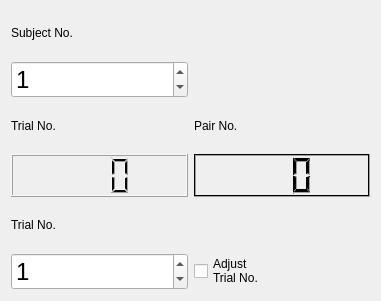
   <widget class="QWidget" name="layoutWidget">
    <property name="geometry">
     <rect>
      <x>1230</x>
      <y>670</y>
      <width>381</width>
      <height>301</height>
     </rect>
    </property>
    <layout class="QGridLayout" name="gridLayout_9">
     <item row="6" column="1">
      <widget class="QCheckBox" name="AdjustTrialNo">
       <property name="text">
        <string>Adjust
Trial No.</string>
       </property>
      </widget>
     </item>
     <item row="2" column="0">
      <widget class="QSpinBox" name="subject_no">
       <property name="font">
        <font>
         <pointsize>18</pointsize>
        </font>
       </property>
       <property name="maximum">
        <number>99</number>
       </property>
       <property name="singleStep">
        <number>1</number>
       </property>
       <property name="value">
        <number>1</number>
       </property>
      </widget>
     </item>
     <item row="3" column="0">
      <widget class="QLabel" name="label_23">
       <property name="text">
        <string>Trial No.</string>
       </property>
      </widget>
     </item>
     <item row="4" column="0">
      <widget class="QLCDNumber" name="trialNo">
       <property name="palette">
        <palette>
         <active>
          <colorrole role="Light">
           <brush brushstyle="SolidPattern">
            <color alpha="255">
             <red>0</red>
             <green>0</green>
             <blue>0</blue>
            </color>
           </brush>
          </colorrole>
          <colorrole role="BrightText">
           <brush brushstyle="SolidPattern">
            <color alpha="255">
             <red>0</red>
             <green>0</green>
             <blue>0</blue>
            </color>
           </brush>
          </colorrole>
          <colorrole role="Base">
           <brush brushstyle="SolidPattern">
            <color alpha="255">
             <red>255</red>
             <green>255</green>
             <blue>255</blue>
            </color>
           </brush>
          </colorrole>
          <colorrole role="Window">
           <brush brushstyle="SolidPattern">
            <color alpha="255">
             <red>0</red>
             <green>0</green>
             <blue>0</blue>
            </color>
           </brush>
          </colorrole>
         </active>
         <inactive>
          <colorrole role="Light">
           <brush brushstyle="SolidPattern">
            <color alpha="255">
             <red>248</red>
             <green>248</green>
             <blue>248</blue>
            </color>
           </brush>
          </colorrole>
          <colorrole role="BrightText">
           <brush brushstyle="SolidPattern">
            <color alpha="255">
             <red>0</red>
             <green>0</green>
             <blue>0</blue>
            </color>
           </brush>
          </colorrole>
          <colorrole role="Base">
           <brush brushstyle="SolidPattern">
            <color alpha="255">
             <red>255</red>
             <green>255</green>
             <blue>255</blue>
            </color>
           </brush>
          </colorrole>
          <colorrole role="Window">
           <brush brushstyle="SolidPattern">
            <color alpha="255">
             <red>0</red>
             <green>0</green>
             <blue>0</blue>
            </color>
           </brush>
          </colorrole>
         </inactive>
         <disabled>
          <colorrole role="Light">
           <brush brushstyle="SolidPattern">
            <color alpha="255">
             <red>248</red>
             <green>248</green>
             <blue>248</blue>
            </color>
           </brush>
          </colorrole>
          <colorrole role="BrightText">
           <brush brushstyle="SolidPattern">
            <color alpha="255">
             <red>0</red>
             <green>0</green>
             <blue>0</blue>
            </color>
           </brush>
          </colorrole>
          <colorrole role="Base">
           <brush brushstyle="SolidPattern">
            <color alpha="255">
             <red>0</red>
             <green>0</green>
             <blue>0</blue>
            </color>
           </brush>
          </colorrole>
          <colorrole role="Window">
           <brush brushstyle="SolidPattern">
            <color alpha="255">
             <red>0</red>
             <green>0</green>
             <blue>0</blue>
            </color>
           </brush>
          </colorrole>
         </disabled>
        </palette>
       </property>
       <property name="font">
        <font>
         <pointsize>14</pointsize>
         <bold>true</bold>
        </font>
       </property>
       <property name="autoFillBackground">
        <bool>false</bool>
       </property>
       <property name="lineWidth">
        <number>1</number>
       </property>
       <property name="midLineWidth">
        <number>0</number>
       </property>
       <property name="digitCount">
        <number>3</number>
       </property>
      </widget>
     </item>
     <item row="4" column="1">
      <widget class="QLCDNumber" name="pairNo">
       <property name="palette">
        <palette>
         <active>
          <colorrole role="Light">
           <brush brushstyle="SolidPattern">
            <color alpha="255">
             <red>0</red>
             <green>0</green>
             <blue>0</blue>
            </color>
           </brush>
          </colorrole>
          <colorrole role="Base">
           <brush brushstyle="SolidPattern">
            <color alpha="255">
             <red>255</red>
             <green>255</green>
             <blue>255</blue>
            </color>
           </brush>
          </colorrole>
          <colorrole role="Window">
           <brush brushstyle="SolidPattern">
            <color alpha="255">
             <red>0</red>
             <green>0</green>
             <blue>0</blue>
            </color>
           </brush>
          </colorrole>
         </active>
         <inactive>
          <colorrole role="Light">
           <brush brushstyle="SolidPattern">
            <color alpha="255">
             <red>0</red>
             <green>0</green>
             <blue>0</blue>
            </color>
           </brush>
          </colorrole>
          <colorrole role="Base">
           <brush brushstyle="SolidPattern">
            <color alpha="255">
             <red>255</red>
             <green>255</green>
             <blue>255</blue>
            </color>
           </brush>
          </colorrole>
          <colorrole role="Window">
           <brush brushstyle="SolidPattern">
            <color alpha="255">
             <red>0</red>
             <green>0</green>
             <blue>0</blue>
            </color>
           </brush>
          </colorrole>
         </inactive>
         <disabled>
          <colorrole role="Light">
           <brush brushstyle="SolidPattern">
            <color alpha="255">
             <red>0</red>
             <green>0</green>
             <blue>0</blue>
            </color>
           </brush>
          </colorrole>
          <colorrole role="Base">
           <brush brushstyle="SolidPattern">
            <color alpha="255">
             <red>0</red>
             <green>0</green>
             <blue>0</blue>
            </color>
           </brush>
          </colorrole>
          <colorrole role="Window">
           <brush brushstyle="SolidPattern">
            <color alpha="255">
             <red>0</red>
             <green>0</green>
             <blue>0</blue>
            </color>
           </brush>
          </colorrole>
         </disabled>
        </palette>
       </property>
       <property name="font">
        <font>
         <pointsize>16</pointsize>
         <bold>true</bold>
         <underline>false</underline>
        </font>
       </property>
       <property name="smallDecimalPoint">
        <bool>false</bool>
       </property>
       <property name="digitCount">
        <number>3</number>
       </property>
      </widget>
     </item>
     <item row="6" column="0">
      <widget class="QSpinBox" name="SetTrialNo">
       <property name="font">
        <font>
         <pointsize>18</pointsize>
        </font>
       </property>
       <property name="maximum">
        <number>99</number>
       </property>
       <property name="singleStep">
        <number>1</number>
       </property>
       <property name="value">
        <number>1</number>
       </property>
      </widget>
     </item>
     <item row="3" column="1">
      <widget class="QLabel" name="label_24">
       <property name="text">
        <string>Pair No.</string>
       </property>
      </widget>
     </item>
     <item row="5" column="0">
      <widget class="QLabel" name="label_56">
       <property name="text">
        <string>Trial No.</string>
       </property>
      </widget>
     </item>
     <item row="1" column="0">
      <widget class="QLabel" name="label_51">
       <property name="text">
        <string>Subject No.</string>
       </property>
      </widget>
     </item>
    </layout>
   </widget>
